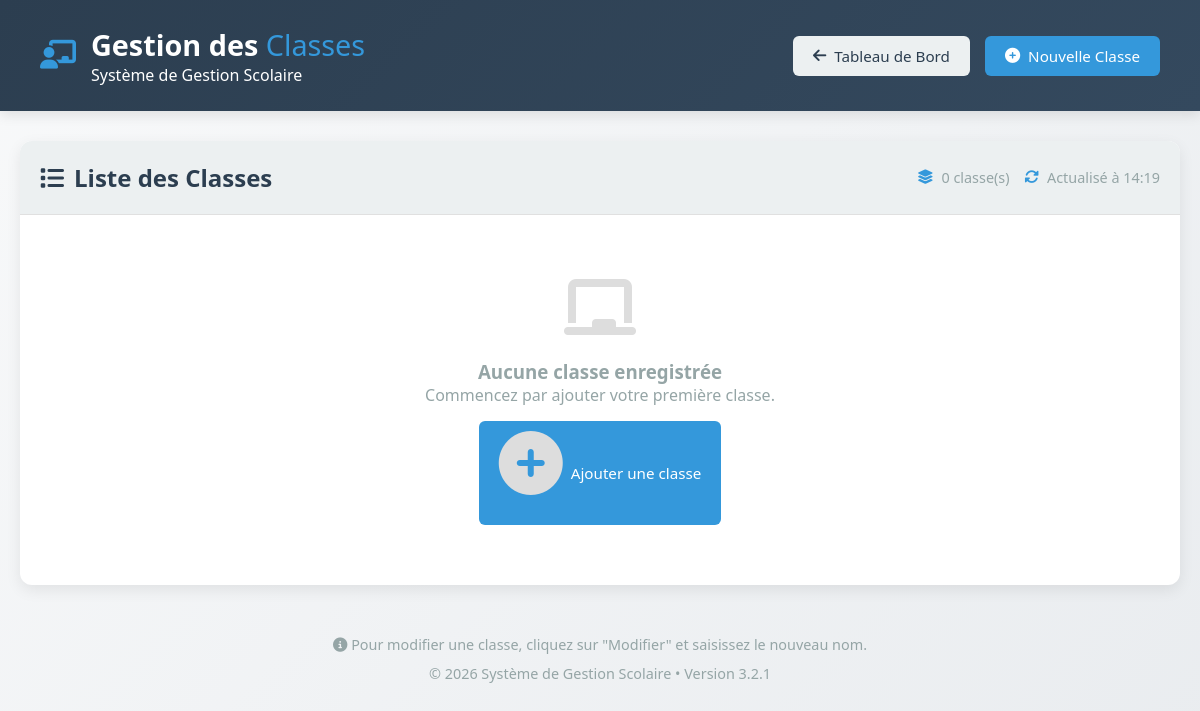
The app's page /Ecole/classes/liste.php (signed in), older data.
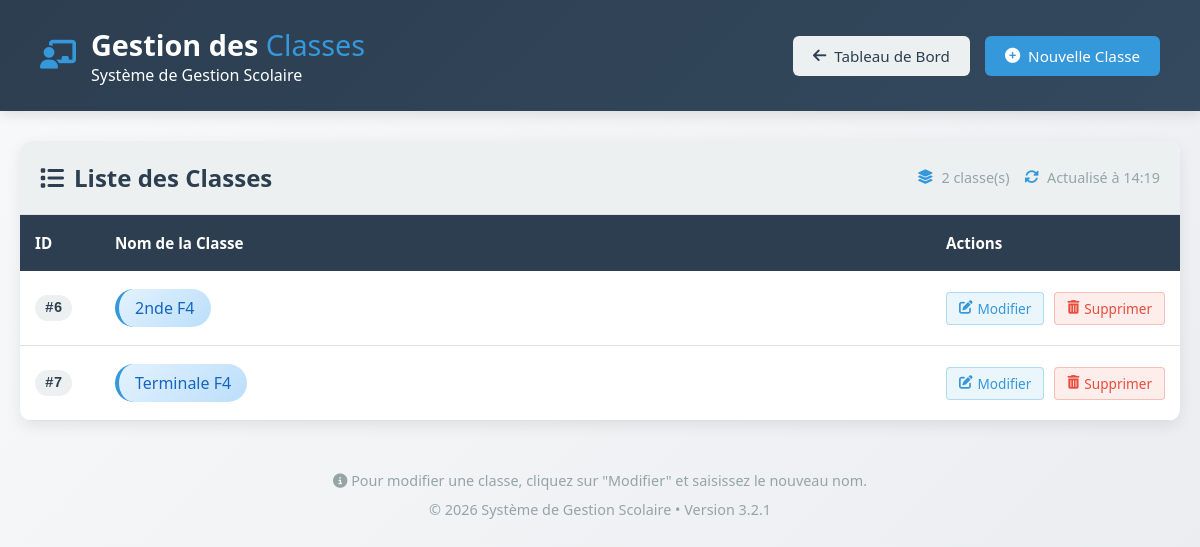
The same page, newer data.
### tables this page shows
CREATE TABLE `classes` (
  `id` int(11) NOT NULL,
  `nom_classe` varchar(20) NOT NULL
);

### Ecole/classes/liste.php (the view, shortened to what the changed rows need)
<?php
require_once '../config/database.php';
$stmt = $pdo->query("SELECT * FROM classes ORDER BY id ASC");
$classes = $stmt->fetchAll();
?>
<!DOCTYPE html>
<html lang="fr">
<head>
    <link rel="stylesheet" href="https://cdnjs.cloudflare.com/ajax/libs/font-awesome/6.4.0/css/all.min.css">
</head>
<body>
    <header class="page-header">
        <div class="header-content">
            <div class="page-title">
                <div>
                    <h1>Gestion des <span>Classes</span></h1>
                </div>
            </div>
        </div>
    </header>
    <div class="main-container">
        <div class="table-container">
            <div class="table-header">
                <h2><i class="fas fa-list"></i> Liste des Classes</h2>
                <div class="stats">
                    <div class="stat">
                        <i class="fas fa-layer-group"></i>
                        <span><?= count($classes) ?> classe(s)</span>
                    </div>
                </div>
            </div>
            <?php if (empty($classes)): ?>
            <div class="empty-state">
                <i class="fas fa-chalkboard"></i>
                <h3>Aucune classe enregistrée</h3>
                <p>Commencez par ajouter votre première classe.</p>
                <a href="ajouter.php" class="btn btn-primary" style="margin-top: 15px;">
                    <i class="fas fa-plus-circle"></i> Ajouter une classe
                </a>
            </div>
            <?php else: ?>
            <table class="data-table">
                <thead>
                    <tr>
                        <th style="width: 80px;">ID</th>
                        <th>Nom de la Classe</th>
                        <th style="width: 200px;">Actions</th>
                    </tr>
                </thead>
                <tbody>
                    <?php foreach ($classes as $classe): ?>
                    <tr>
                        <td>
                            <span class="id-badge">#<?= $classe['id'] ?></span>
                        </td>
                        <td>
                            <?php if (isset($_GET['edit']) && $_GET['edit'] == $classe['id']): ?>
                            <form method="POST" action="" class="inline-form">
                                <input type="hidden" name="id" value="<?= $classe['id'] ?>">
                                <input type="text" name="nom_classe"
                                    value="<?= htmlspecialchars($classe['nom_classe']) ?>" class="form-input"
                                    placeholder="Nom de la classe" required>
                                <button type="submit" name="update" class="btn btn-success btn-sm">
                                    <i class="fas fa-check"></i> Valider
                                </button>
                            </form>
                            <?php else: ?>
                            <span class="class-badge"><?= htmlspecialchars($classe['nom_classe']) ?></span>
                            <?php endif; ?>
                        </td>
                        <td>
                            <div class="actions">
                                <?php if (!isset($_GET['edit']) || $_GET['edit'] != $classe['id']): ?>
                                <a href="?edit=<?= $classe['id'] ?>" class="action-btn edit-btn">
                                    <i class="fas fa-edit"></i> Modifier
                                </a>
                                <a href="?delete=<?= $classe['id'] ?>" class="action-btn delete-btn"
                                    onclick="return confirm('Voulez-vous vraiment supprimer la classe \'<?= addslashes($classe['nom_classe']) ?>\' ?');">
                                    <i class="fas fa-trash-alt"></i> Supprimer
                                </a>
                                <?php else: ?>
                                <a href="liste.php" class="action-btn cancel-btn">
                                    <i class="fas fa-times"></i> Annuler
                                </a>
                                <?php endif; ?>
                            </div>
                        </td>
                    </tr>
                    <?php endforeach; ?>
                </tbody>
            </table>
            <?php endif; ?>
        </div>
    </div>
</body>
</html>

Row changes from the older to the newer data that the page shows:
added classes: id "6", nom_classe "2nde F4"
added classes: id "7", nom_classe "Terminale F4"
Text that changed along with them:
count($classes): "0" → "2"
text no longer shown: "Aucune classe enregistrée Commencez par ajouter votre première classe. Ajouter une classe"
text now shown: "ID Nom de la Classe Actions"
